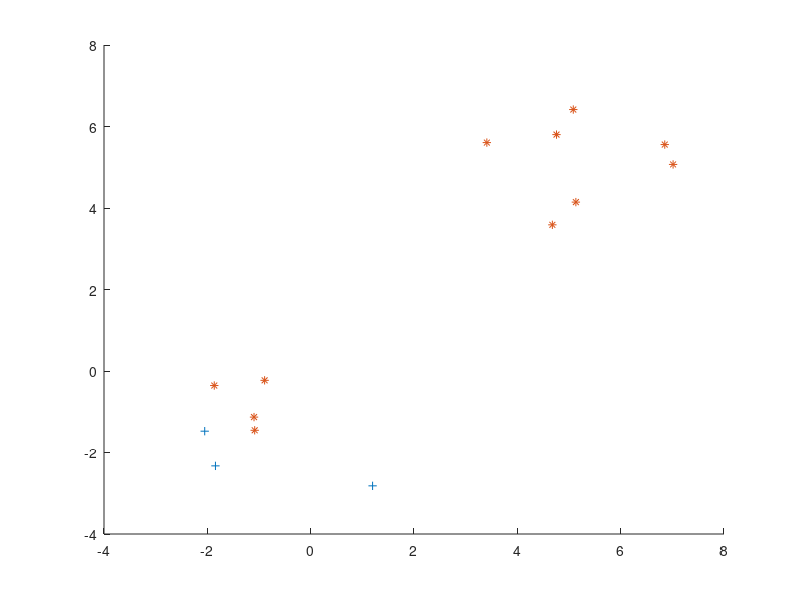

Recreate this plot in MATLAB. (Note: this script raises an error after producing the figure.)
% N = 20;
% dims = 2;
% points = rand(N,dims);
% labels = zeros(N,1);
% for i = 1:N
%     if points(i,1)>points(i,2)
%         labels(i) = 1;
%     end
% end

sample_size1=7;
sample_size2=7;


mu1=[5,5]';
sigma1=[1,0;0,1];
r1 = mvnrnd(mu1,sigma1,sample_size1);

mu2=[-2,-2]';
sigma2=[1,0;0,1];
r2 = mvnrnd(mu2,sigma2,sample_size2);
points=[r1;r2];
labels1=zeros(size(r1,1),1);
labels2=ones(size(r2,1),1);
labels2((r2(:,1)>=-2)+(r2(:,2)>=-2)==2)=0;
labels=[labels1;labels2];
hold on;
x=points(:,1);
y=points(:,2);
plot(x(labels==1),y(labels==1),'+')
plot(x(labels==0),y(labels==0),'*')

budget = 2;

[w_c,w0_c] = SVM_Classic(points,labels);

[w_r,w0_r] = SVM_Robust(points,labels,budget);


% p = points(labels==1,:);
% scatter(p(:,1),p(:,2),10,'r');
% p = points(labels==0,:);
% scatter(p(:,1),p(:,2),10,'b');

x1 = linspace(-5,5,100);
x2 = (w0_c - w_c(1)*x1)/w_c(2);
scatter(x1,x2,'.k');

x1 = linspace(-5,5,100);
x2 = (w0_r - w_r(1)*x1)/w_r(2);
scatter(x1,x2,'.g');